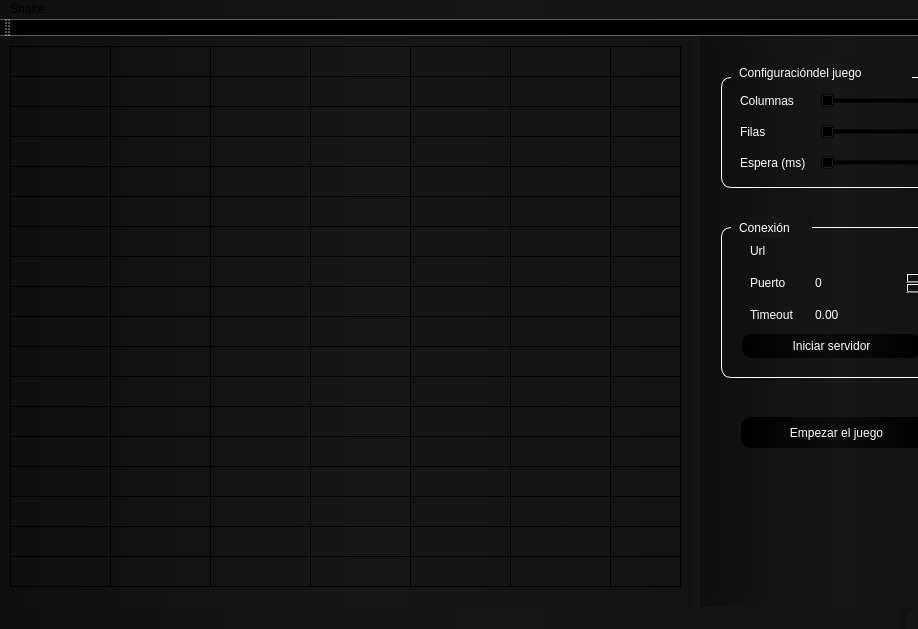
<?xml version="1.0" encoding="UTF-8"?>
<ui version="4.0">
 <class>MainWindow</class>
 <widget class="QMainWindow" name="MainWindow">
  <property name="geometry">
   <rect>
    <x>0</x>
    <y>0</y>
    <width>918</width>
    <height>629</height>
   </rect>
  </property>
  <property name="windowTitle">
   <string>MainWindow</string>
  </property>
  <property name="styleSheet">
   <string notr="true">background-color: qlineargradient(spread:pad, x1:0.00909091, y1:0, x2:1, y2:0, stop:0 rgba(15, 15, 15, 255), stop:0.527273 rgba(23, 23, 23, 255), stop:1 rgba(19, 19, 19, 255));</string>
  </property>
  <widget class="QWidget" name="centralWidget">
   <widget class="QWidget" name="verticalLayoutWidget_2">
    <property name="geometry">
     <rect>
      <x>700</x>
      <y>0</y>
      <width>261</width>
      <height>571</height>
     </rect>
    </property>
    <layout class="QVBoxLayout" name="controles_2">
     <property name="sizeConstraint">
      <enum>QLayout::SetMaximumSize</enum>
     </property>
     <item>
      <widget class="QWidget" name="widget_2" native="true">
       <widget class="QGroupBox" name="groupBox_9">
        <property name="enabled">
         <bool>true</bool>
        </property>
        <property name="geometry">
         <rect>
          <x>10</x>
          <y>180</y>
          <width>221</width>
          <height>151</height>
         </rect>
        </property>
        <property name="styleSheet">
         <string notr="true">color: #FFFFFF;
border:1px;
border-color:white;
border-style: solid;
border-radius:10px;
padding:5px;</string>
        </property>
        <property name="title">
         <string/>
        </property>
        <property name="toolTipDuration" stdset="0">
         <number>-1</number>
        </property>
        <widget class="QWidget" name="formWidget_6" native="true">
         <property name="geometry">
          <rect>
           <x>10</x>
           <y>0</y>
           <width>201</width>
           <height>151</height>
          </rect>
         </property>
         <property name="styleSheet">
          <string notr="true">border:0px;
background-color: rgb(0,0,0,0)</string>
         </property>
         <layout class="QFormLayout" name="formLayout_9">
          <property name="fieldGrowthPolicy">
           <enum>QFormLayout::AllNonFixedFieldsGrow</enum>
          </property>
          <item row="0" column="0">
           <widget class="QLabel" name="label_25">
            <property name="enabled">
             <bool>true</bool>
            </property>
            <property name="styleSheet">
             <string notr="true">color: #FFFFFF;
border:0px;
padding:5px;
background:rgb(0,0,0,0)
</string>
            </property>
            <property name="text">
             <string>Url</string>
            </property>
            <property name="toolTipDuration" stdset="0">
             <number>-1</number>
            </property>
           </widget>
          </item>
          <item row="0" column="1">
           <widget class="QLineEdit" name="url_s_2">
            <property name="styleSheet">
             <string notr="true">color: #FFFFFF;
border:1px;
border-color:#fff;
boder-style:solid;
border-radius:5px;
padding:5px;
background:rgb(0,0,0,0)</string>
            </property>
            <property name="text">
             <string/>
            </property>
           </widget>
          </item>
          <item row="1" column="0">
           <widget class="QLabel" name="label_26">
            <property name="enabled">
             <bool>true</bool>
            </property>
            <property name="styleSheet">
             <string notr="true">color: #FFFFFF;
border:0px;
padding:5px;
background:rgb(0,0,0,0)
</string>
            </property>
            <property name="text">
             <string>Puerto</string>
            </property>
            <property name="toolTipDuration" stdset="0">
             <number>-1</number>
            </property>
           </widget>
          </item>
          <item row="1" column="1">
           <widget class="QSpinBox" name="puerto_s_2">
            <property name="enabled">
             <bool>true</bool>
            </property>
            <property name="styleSheet">
             <string notr="true">color: #FFFFFF;
border:1px;
border-color:white;
boder-style:solid;
border-radius:5px;
padding:5px;
background-color: qlineargradient(spread:pad, x1:0, y1:0, x2:1, y2:0, stop:0 rgba(0, 0, 0, 0), stop:0.486364 rgba(12, 12, 12, 0), stop:1 rgba(0, 0, 0, 0));</string>
            </property>
            <property name="toolTipDuration" stdset="0">
             <number>-1</number>
            </property>
           </widget>
          </item>
          <item row="2" column="0">
           <widget class="QLabel" name="label_3">
            <property name="text">
             <string>Timeout</string>
            </property>
           </widget>
          </item>
          <item row="2" column="1">
           <widget class="QDoubleSpinBox" name="doubleSpinBox_2"/>
          </item>
          <item row="3" column="0" colspan="2">
           <widget class="QPushButton" name="levantar_servidor_2">
            <property name="styleSheet">
             <string notr="true">background-color: qlineargradient(spread:pad, x1:0, y1:0, x2:1, y2:0, stop:0 rgba(0, 0, 0, 255), stop:0.490909 rgba(12, 12, 12, 255), stop:1 rgba(0, 0, 0, 255));</string>
            </property>
            <property name="text">
             <string>Iniciar servidor</string>
            </property>
           </widget>
          </item>
         </layout>
        </widget>
        <zorder>formWidget_6</zorder>
        <zorder>widget_2</zorder>
        <zorder>table</zorder>
       </widget>
       <widget class="QGroupBox" name="groupBox_10">
        <property name="enabled">
         <bool>true</bool>
        </property>
        <property name="geometry">
         <rect>
          <x>10</x>
          <y>30</y>
          <width>221</width>
          <height>111</height>
         </rect>
        </property>
        <property name="styleSheet">
         <string notr="true">color: #FFFFFF;
border:1px;
border-color:#FFF;
border-style :solid;
border-radius:10px;
padding:5px;</string>
        </property>
        <property name="title">
         <string/>
        </property>
        <property name="toolTipDuration" stdset="0">
         <number>-1</number>
        </property>
        <widget class="QWidget" name="formWidget_7" native="true">
         <property name="enabled">
          <bool>true</bool>
         </property>
         <property name="geometry">
          <rect>
           <x>0</x>
           <y>0</y>
           <width>221</width>
           <height>111</height>
          </rect>
         </property>
         <property name="styleSheet">
          <string notr="true">color: #FFFFFF;
border:0px;
padding:5px;
z-index:999;
background:rgb(0,0,0,0)</string>
         </property>
         <property name="toolTipDuration" stdset="0">
          <number>-1</number>
         </property>
         <layout class="QFormLayout" name="formLayout_10">
          <property name="fieldGrowthPolicy">
           <enum>QFormLayout::AllNonFixedFieldsGrow</enum>
          </property>
          <item row="0" column="0">
           <widget class="QLabel" name="label_28">
            <property name="enabled">
             <bool>true</bool>
            </property>
            <property name="styleSheet">
             <string notr="true">color: #FFFFFF;
border:0px;
border-radius:5px;
padding:5px;
z-index:999;
background : rgb(0,0,0,0)</string>
            </property>
            <property name="text">
             <string>Columnas</string>
            </property>
            <property name="toolTipDuration" stdset="0">
             <number>-1</number>
            </property>
           </widget>
          </item>
          <item row="0" column="1">
           <widget class="QSlider" name="filas_3">
            <property name="enabled">
             <bool>true</bool>
            </property>
            <property name="styleSheet">
             <string notr="true">color: #FFFFFF;
border:0px;
padding:5px;
background:rgb(0,0,0,0)</string>
            </property>
            <property name="minimum">
             <number>20</number>
            </property>
            <property name="maximum">
             <number>500</number>
            </property>
            <property name="orientation">
             <enum>Qt::Horizontal</enum>
            </property>
            <property name="toolTipDuration" stdset="0">
             <number>-1</number>
            </property>
           </widget>
          </item>
          <item row="1" column="0">
           <widget class="QLabel" name="label_29">
            <property name="enabled">
             <bool>true</bool>
            </property>
            <property name="styleSheet">
             <string notr="true">color: #FFFFFF;
border:0px;
border-radius:5px;
padding:5px;
z-index:999;
background : rgb(0,0,0,0)</string>
            </property>
            <property name="text">
             <string>Filas</string>
            </property>
            <property name="toolTipDuration" stdset="0">
             <number>-1</number>
            </property>
           </widget>
          </item>
          <item row="1" column="1">
           <widget class="QSlider" name="columnas_4">
            <property name="enabled">
             <bool>true</bool>
            </property>
            <property name="styleSheet">
             <string notr="true">color: #FFFFFF;
border:0px;
padding:5px;
background:rgb(0,0,0,0)</string>
            </property>
            <property name="minimum">
             <number>20</number>
            </property>
            <property name="maximum">
             <number>500</number>
            </property>
            <property name="orientation">
             <enum>Qt::Horizontal</enum>
            </property>
            <property name="toolTipDuration" stdset="0">
             <number>-1</number>
            </property>
           </widget>
          </item>
          <item row="2" column="0">
           <widget class="QLabel" name="label_4">
            <property name="text">
             <string>Espera (ms)</string>
            </property>
           </widget>
          </item>
          <item row="2" column="1">
           <widget class="QSlider" name="columnas_5">
            <property name="enabled">
             <bool>true</bool>
            </property>
            <property name="styleSheet">
             <string notr="true">color: #FFFFFF;
border:0px;
padding:5px;
background:rgb(0,0,0,0)</string>
            </property>
            <property name="minimum">
             <number>350</number>
            </property>
            <property name="maximum">
             <number>1500</number>
            </property>
            <property name="orientation">
             <enum>Qt::Horizontal</enum>
            </property>
            <property name="toolTipDuration" stdset="0">
             <number>-1</number>
            </property>
           </widget>
          </item>
         </layout>
        </widget>
        <zorder>formWidget_7</zorder>
        <zorder>groupBox_9</zorder>
        <zorder>groupBox_9</zorder>
        <zorder>groupBox_9</zorder>
        <zorder>table</zorder>
       </widget>
       <widget class="QPushButton" name="pushButton_2">
        <property name="geometry">
         <rect>
          <x>30</x>
          <y>370</y>
          <width>191</width>
          <height>31</height>
         </rect>
        </property>
        <property name="styleSheet">
         <string notr="true">color: white;
border-radius:10px;
background-color: qlineargradient(spread:pad, x1:0, y1:0, x2:1, y2:0, stop:0 rgba(0, 0, 0, 255), stop:0.490909 rgba(12, 12, 12, 255), stop:1 rgba(0, 0, 0, 255));</string>
        </property>
        <property name="text">
         <string>Empezar el juego</string>
        </property>
       </widget>
       <widget class="QLabel" name="label_27">
        <property name="enabled">
         <bool>true</bool>
        </property>
        <property name="geometry">
         <rect>
          <x>20</x>
          <y>170</y>
          <width>81</width>
          <height>21</height>
         </rect>
        </property>
        <property name="styleSheet">
         <string notr="true">color: #FFFFFF;
border:0px;
border-radius:5px;
padding:5px;
z-index:999;
background : (0,0,0,0)</string>
        </property>
        <property name="text">
         <string>Conexión</string>
        </property>
        <property name="toolTipDuration" stdset="0">
         <number>-1</number>
        </property>
       </widget>
       <widget class="QLabel" name="label_30">
        <property name="enabled">
         <bool>true</bool>
        </property>
        <property name="geometry">
         <rect>
          <x>20</x>
          <y>10</y>
          <width>181</width>
          <height>31</height>
         </rect>
        </property>
        <property name="styleSheet">
         <string notr="true">color: #FFFFFF;
border:0px;
border-radius:5px;
padding:5px;
z-index:999;
background : (0,0,0,0)</string>
        </property>
        <property name="text">
         <string>Configuracióndel juego</string>
        </property>
        <property name="toolTipDuration" stdset="0">
         <number>-1</number>
        </property>
       </widget>
       <zorder>groupBox_9</zorder>
       <zorder>groupBox_10</zorder>
       <zorder>pushButton_2</zorder>
       <zorder>formWidget_7</zorder>
       <zorder>label_27</zorder>
       <zorder>label_30</zorder>
      </widget>
     </item>
    </layout>
   </widget>
   <widget class="QWidget" name="widget_3" native="true">
    <property name="geometry">
     <rect>
      <x>0</x>
      <y>0</y>
      <width>691</width>
      <height>621</height>
     </rect>
    </property>
    <widget class="QTableWidget" name="table">
     <property name="enabled">
      <bool>true</bool>
     </property>
     <property name="geometry">
      <rect>
       <x>10</x>
       <y>10</y>
       <width>671</width>
       <height>541</height>
      </rect>
     </property>
     <property name="minimumSize">
      <size>
       <width>631</width>
       <height>511</height>
      </size>
     </property>
     <property name="autoFillBackground">
      <bool>false</bool>
     </property>
     <property name="styleSheet">
      <string notr="true"/>
     </property>
     <property name="frameShape">
      <enum>QFrame::StyledPanel</enum>
     </property>
     <property name="frameShadow">
      <enum>QFrame::Sunken</enum>
     </property>
     <property name="verticalScrollBarPolicy">
      <enum>Qt::ScrollBarAlwaysOff</enum>
     </property>
     <property name="horizontalScrollBarPolicy">
      <enum>Qt::ScrollBarAlwaysOff</enum>
     </property>
     <property name="autoScroll">
      <bool>true</bool>
     </property>
     <property name="dragDropOverwriteMode">
      <bool>true</bool>
     </property>
     <property name="gridStyle">
      <enum>Qt::SolidLine</enum>
     </property>
     <property name="sortingEnabled">
      <bool>false</bool>
     </property>
     <property name="cornerButtonEnabled">
      <bool>true</bool>
     </property>
     <property name="rowCount">
      <number>21</number>
     </property>
     <attribute name="horizontalHeaderVisible">
      <bool>false</bool>
     </attribute>
     <attribute name="horizontalHeaderCascadingSectionResizes">
      <bool>false</bool>
     </attribute>
     <attribute name="horizontalHeaderHighlightSections">
      <bool>false</bool>
     </attribute>
     <attribute name="horizontalHeaderShowSortIndicator" stdset="0">
      <bool>false</bool>
     </attribute>
     <attribute name="verticalHeaderVisible">
      <bool>false</bool>
     </attribute>
     <attribute name="verticalHeaderCascadingSectionResizes">
      <bool>false</bool>
     </attribute>
     <attribute name="verticalHeaderHighlightSections">
      <bool>false</bool>
     </attribute>
     <row>
      <property name="text">
       <string/>
      </property>
     </row>
     <row>
      <property name="text">
       <string/>
      </property>
     </row>
     <row>
      <property name="text">
       <string/>
      </property>
     </row>
     <row>
      <property name="text">
       <string/>
      </property>
     </row>
     <row>
      <property name="text">
       <string/>
      </property>
     </row>
     <row>
      <property name="text">
       <string/>
      </property>
     </row>
     <row>
      <property name="text">
       <string/>
      </property>
     </row>
     <row>
      <property name="text">
       <string/>
      </property>
     </row>
     <row>
      <property name="text">
       <string/>
      </property>
     </row>
     <row>
      <property name="text">
       <string/>
      </property>
     </row>
     <row>
      <property name="text">
       <string/>
      </property>
     </row>
     <row>
      <property name="text">
       <string/>
      </property>
     </row>
     <row>
      <property name="text">
       <string/>
      </property>
     </row>
     <row>
      <property name="text">
       <string/>
      </property>
     </row>
     <row>
      <property name="text">
       <string/>
      </property>
     </row>
     <row>
      <property name="text">
       <string/>
      </property>
     </row>
     <row>
      <property name="text">
       <string/>
      </property>
     </row>
     <row>
      <property name="text">
       <string/>
      </property>
     </row>
     <row>
      <property name="text">
       <string/>
      </property>
     </row>
     <row>
      <property name="text">
       <string/>
      </property>
     </row>
     <row>
      <property name="text">
       <string/>
      </property>
     </row>
     <column>
      <property name="text">
       <string/>
      </property>
     </column>
     <column>
      <property name="text">
       <string/>
      </property>
     </column>
     <column>
      <property name="text">
       <string/>
      </property>
     </column>
     <column>
      <property name="text">
       <string/>
      </property>
     </column>
     <column>
      <property name="text">
       <string/>
      </property>
     </column>
     <column>
      <property name="text">
       <string/>
      </property>
     </column>
     <column>
      <property name="text">
       <string/>
      </property>
     </column>
     <column>
      <property name="text">
       <string/>
      </property>
     </column>
     <column>
      <property name="text">
       <string/>
      </property>
     </column>
     <column>
      <property name="text">
       <string/>
      </property>
     </column>
     <column>
      <property name="text">
       <string/>
      </property>
     </column>
     <column>
      <property name="text">
       <string/>
      </property>
     </column>
     <column>
      <property name="text">
       <string/>
      </property>
     </column>
     <column>
      <property name="text">
       <string/>
      </property>
     </column>
     <column>
      <property name="text">
       <string/>
      </property>
     </column>
     <column>
      <property name="text">
       <string/>
      </property>
     </column>
     <column>
      <property name="text">
       <string/>
      </property>
     </column>
     <column>
      <property name="text">
       <string/>
      </property>
     </column>
     <column>
      <property name="text">
       <string/>
      </property>
     </column>
     <column>
      <property name="text">
       <string/>
      </property>
     </column>
     <column>
      <property name="text">
       <string/>
      </property>
     </column>
    </widget>
   </widget>
   <zorder>verticalLayoutWidget_2</zorder>
   <zorder>widget_3</zorder>
   <zorder>widget</zorder>
  </widget>
  <widget class="QMenuBar" name="menuBar">
   <property name="geometry">
    <rect>
     <x>0</x>
     <y>0</y>
     <width>918</width>
     <height>27</height>
    </rect>
   </property>
   <widget class="QMenu" name="menuSnake">
    <property name="title">
     <string>Snake</string>
    </property>
   </widget>
   <addaction name="menuSnake"/>
  </widget>
  <widget class="QToolBar" name="mainToolBar">
   <attribute name="toolBarArea">
    <enum>TopToolBarArea</enum>
   </attribute>
   <attribute name="toolBarBreak">
    <bool>false</bool>
   </attribute>
  </widget>
  <widget class="QStatusBar" name="statusBar"/>
 </widget>
 <layoutdefault spacing="6" margin="11"/>
 <resources/>
 <connections/>
</ui>
